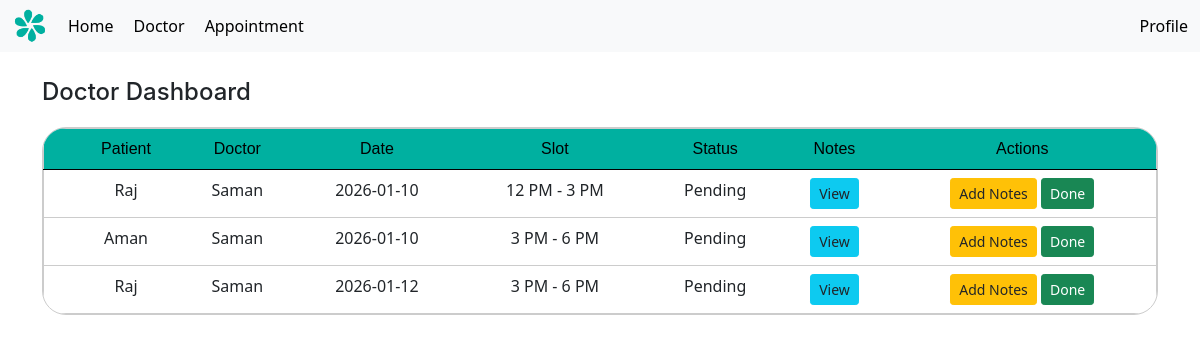
The page /home (signed in) on the database its author committed.
### models.py (models this page shows, shortened)
class appointment(db.Model):
    id = db.Column(db.Integer, primary_key=True)
    patient_id = db.Column(db.Integer, db.ForeignKey('patient.id'), nullable=False)
    doctor_id = db.Column(db.Integer, db.ForeignKey('doctor.id'), nullable=False)
    appointment_date = db.Column(db.Date, nullable=False)
    slot = db.Column(db.String(20), nullable=False)
    prescription = db.Column(db.Text, nullable=True)
    status = db.Column(db.Boolean, default=False)
    is_blocked = db.Column(db.Boolean, default=False)
    doctor = db.relationship('doctor', back_populates='appointments', lazy=True)
    patient = db.relationship('patient', back_populates='appointments', lazy=True)

class patient(UserMixin, db.Model):
    id = db.Column(db.Integer, primary_key=True)
    username = db.Column(db.String(100), unique=True, nullable=False)
    name = db.Column(db.String(100), nullable=False)
    age = db.Column(db.Integer, nullable=False)
    password = db.Column(db.String(200), nullable=False)
    appointments = db.relationship('appointment', back_populates='patient', lazy=True)
    is_admin = db.Column(db.Boolean, default=False)
    is_doctor = db.Column(db.Boolean, default=False)

class doctor(UserMixin, db.Model):
    id = db.Column(db.Integer, primary_key=True)
    username = db.Column(db.String(100), unique=True, nullable=False)
    password = db.Column(db.String(200), nullable=False)
    name = db.Column(db.String(100), nullable=False)
    specialization = db.Column(db.String(100), nullable=False)
    availability = db.Column(db.Date, nullable=True)
    timeSlots = db.relationship('timeSlot', back_populates='doctor', lazy=True)
    appointments = db.relationship('appointment', back_populates='doctor', lazy=True)
    is_admin = db.Column(db.Boolean, default=False)
    is_doctor = db.Column(db.Boolean, default=True)

### app.py (the view, shortened to what this page needs)
@app.route('/home')
def home():
    if not current_user.is_authenticated:
        return redirect(url_for('login'))
    today = date.today()
    next_week = today + timedelta(days=7)
    base_filter = (
        appointment.appointment_date >= today,
        appointment.appointment_date <= next_week
    )
    if current_user.is_admin:
        appts = appointment.query.filter(
            *base_filter,
            appointment.is_blocked == False,
            appointment.patient_id != 0
        ).order_by(
            appointment.appointment_date.asc()
        ).all()
        return render_template('home_da.html', appointments=appts)
    elif current_user.is_doctor:
        appts = appointment.query.filter(
            appointment.doctor_id == current_user.id,
            *base_filter,
            appointment.is_blocked == False,
            appointment.patient_id != 0
        ).order_by(
            appointment.appointment_date.asc()
        ).all()
        return render_template('home_d.html', appointments=appts)

### app.py (called while the page is built)
@login_manager.user_loader
def load_user(user_id):
    user_type = session.get("user_type")
    if user_type == "doctor":
        return doctor.query.get(int(user_id))
    return patient.query.get(int(user_id))

@app.context_processor
def inject_user():
    return dict(current_user=current_user, request = request)

### templates/home_d.html (shortened to what this page needs)
{% extends 'layout.html' %}
{% block content %}
<h1 style="margin-bottom: 20px;">Doctor Dashboard</h1>
<div style=" border: 1px solid #ccc; border-radius: 24px; width: 100%; overflow: clip;">
<table class="table" style="text-align: center; padding: 20px; border: 1px solid #ccc; margin-bottom: 0px;">
  <thead class="thead-darky">
    <tr>
        <th scope="col"></th>
        <th scope="col">Patient</th>
        <th scope="col">Doctor</th>
        <th scope="col">Date</th>
        <th scope="col">Slot</th>
        <th scope="col">Status</th>
        <th scope="col">Notes</th>
        <th scope="col">Actions</th>
    </tr>
  </thead>
  <tbody>
        {% for a in appointments %}
        <tr class="table-row-link">
            <th scope="row"></th>
            <td><a href="{{ url_for('patient_profile', patient_id=a.patient.id) }}">{{ a.patient.name }}</a></td>
            <td><a href="{{ url_for('doctor_profile', doctor_id=a.doctor.id) }}">{{ a.doctor.name }}</a></td>
            <td>{{ a.appointment_date }}</td>
            <td>{{ a.slot }}</td>
            <td>{% if a.status %}
        <div class="text-success fw-bold">Complete</div>
    {% else %}
        <div>Pending</div>
    {% endif %}</td>
            <td>
              <a href="{{ url_for('view_notes', appt_id=a.id) }}" class="btn btn-info btn-sm">
                  View
              </a>
            </td>
            <td>
                {% if (current_user.is_doctor and a.doctor_id == current_user.id) or current_user.is_admin %}
                    <a href="{{ url_for('add_notes', appt_id=a.id) }}" class="btn btn-warning btn-sm">
                        Add Notes
                    </a>
                {% endif %}
                {% if (current_user.is_doctor and a.doctor_id == current_user.id) or current_user.is_admin %}
                    <form action="{{ url_for('mark_done', appt_id=a.id) }}" method="POST" style="display:inline;">
                        <button class="btn btn-sm btn-success">
                            {% if a.status %}Undo{% else %}Done{% endif %}
                        </button>
                    </form>
                {% endif %}
            </td>
        </tr>
      {% endfor %}
  </tbody>
</table>
</div>
{% endblock %}

### static/styles.css (style rules this page uses)
.thead-darky { background-color: #00B0A0; color: black; font-weight: 400; border-style: none; font-family: 'Arial', sans-serif; }
table { text-align: center; }
.thead-darky th { font-weight: 400; font-size: 16px; }
h1, h2, h3, h4, h5, h6 { font-family: "inter", sans-serif; }
h1 { font-size: 24px !important; font-weight: 700; }
.table-row-link a { text-decoration: none !important; color: inherit !important; }

### rows shown on the page
appointment: patient.name "Raj", doctor.name "Saman", appointment_date "2026-01-10", slot "12 PM - 3 PM", status "Pending"
appointment: patient.name "Aman", doctor.name "Saman", appointment_date "2026-01-10", slot "3 PM - 6 PM", status "Pending"
appointment: patient.name "Raj", doctor.name "Saman", appointment_date "2026-01-12", slot "3 PM - 6 PM", status "Pending"
